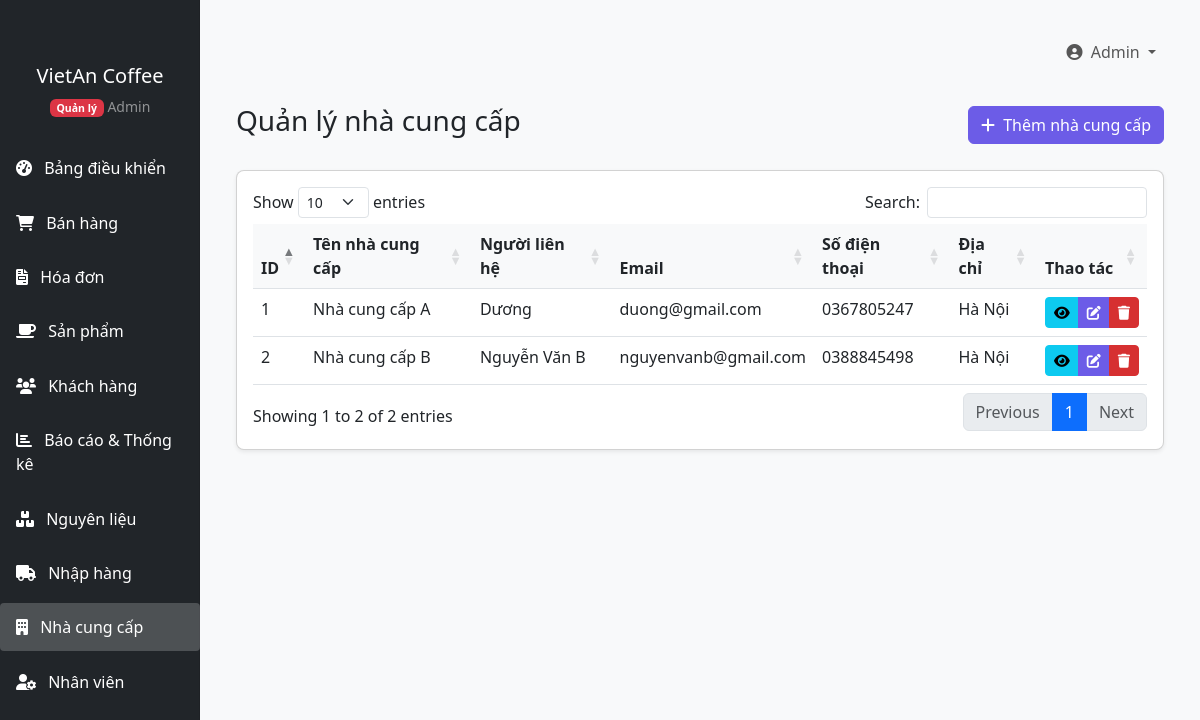
The app's page /QuanLyCafe/index.php?page=suppliers (signed in) with its own data.
### tables this page shows
CREATE TABLE `suppliers` (
  `id` int(11) NOT NULL,
  `name` varchar(100) NOT NULL,
  `email` varchar(100) DEFAULT NULL,
  `phone` varchar(20) DEFAULT NULL,
  `address` text DEFAULT NULL,
  `contact_person` varchar(100) DEFAULT NULL,
  `created_at` timestamp NOT NULL DEFAULT current_timestamp(),
  `updated_at` timestamp NOT NULL DEFAULT current_timestamp() ON UPDATE current_timestamp()
);

### QuanLyCafe/models/Supplier.php (called while the page is built, shortened)
<?php
class Supplier {
    private $conn;
    public function __construct($db) {
        $this->conn = $db;
    }
    public function getAll() {
        $query = "SELECT * FROM suppliers ORDER BY name ASC";
        $result = $this->conn->query($query);
        return $result->fetch_all(MYSQLI_ASSOC);
    }
}

### QuanLyCafe/views/suppliers/index.php (the view)
<?php include 'includes/header.php'; ?>
<div class="container-fluid">
    <div class="d-flex justify-content-between align-items-center mb-4">
        <h1 class="h3">Quản lý nhà cung cấp</h1>
        <a href="index.php?page=suppliers&action=create" class="btn btn-primary">
            <i class="fas fa-plus me-1"></i> Thêm nhà cung cấp
        </a>
    </div>
    <div class="card">
        <div class="card-body">
            <div class="table-responsive">
                <table class="table table-hover datatable">
                    <thead>
                        <tr>
                            <th>ID</th>
                            <th>Tên nhà cung cấp</th>
                            <th>Người liên hệ</th>
                            <th>Email</th>
                            <th>Số điện thoại</th>
                            <th>Địa chỉ</th>
                            <th>Thao tác</th>
                        </tr>
                    </thead>
                    <tbody>
                        <?php if (empty($suppliers)): ?>
                            <tr>
                                <td colspan="7" class="text-center">Không có dữ liệu</td>
                            </tr>
                        <?php else: ?>
                            <?php foreach ($suppliers as $item): ?>
                                <tr>
                                    <td><?php echo $item['id']; ?></td>
                                    <td><?php echo $item['name']; ?></td>
                                    <td><?php echo $item['contact_person']; ?></td>
                                    <td><?php echo $item['email']; ?></td>
                                    <td><?php echo $item['phone']; ?></td>
                                    <td><?php echo $item['address']; ?></td>
                                    <td>
                                        <div class="btn-group">
                                            <a href="index.php?page=suppliers&action=view&id=<?php echo $item['id']; ?>" class="btn btn-sm btn-info" data-bs-toggle="tooltip" title="Xem chi tiết">
                                                <i class="fas fa-eye"></i>
                                            </a>
                                            <a href="index.php?page=suppliers&action=edit&id=<?php echo $item['id']; ?>" class="btn btn-sm btn-primary" data-bs-toggle="tooltip" title="Sửa">
                                                <i class="fas fa-edit"></i>
                                            </a>
                                            <a href="index.php?page=suppliers&action=delete&id=<?php echo $item['id']; ?>" class="btn btn-sm btn-danger btn-delete" data-bs-toggle="tooltip" title="Xóa" onclick="return confirm('Bạn có chắc chắn muốn xóa nhà cung cấp này?')">
                                                <i class="fas fa-trash"></i>
                                            </a>
                                        </div>
                                    </td>
                                </tr>
                            <?php endforeach; ?>
                        <?php endif; ?>
                    </tbody>
                </table>
            </div>
        </div>
    </div>
</div>
<?php include 'includes/footer.php'; ?>

### QuanLyCafe/assets/css/style.css (style rules this page uses)
body { font-family: 'Segoe UI', Tahoma, Geneva, Verdana, sans-serif; background-color: #f8f9fa; }
.card { border-radius: 0.5rem; box-shadow: 0 0.125rem 0.25rem rgba(0, 0, 0, 0.075); margin-bottom: 1.5rem; }
.btn-primary { background-color: #6c5ce7; border-color: #6c5ce7; }
.btn-danger { background-color: #d63031; border-color: #d63031; }
.table th { font-weight: 600; background-color: #f8f9fa; }

### records on screen
suppliers: id "1", name "Nhà cung cấp A", contact_person "Dương", email "duong@gmail.com", phone "0367805247", address "Hà Nội"
suppliers: id "2", name "Nhà cung cấp B", contact_person "Nguyễn Văn B", email "nguyenvanb@gmail.com", phone "0388845498", address "Hà Nội"

### other values on screen
getCurrentUserName() "Admin"
